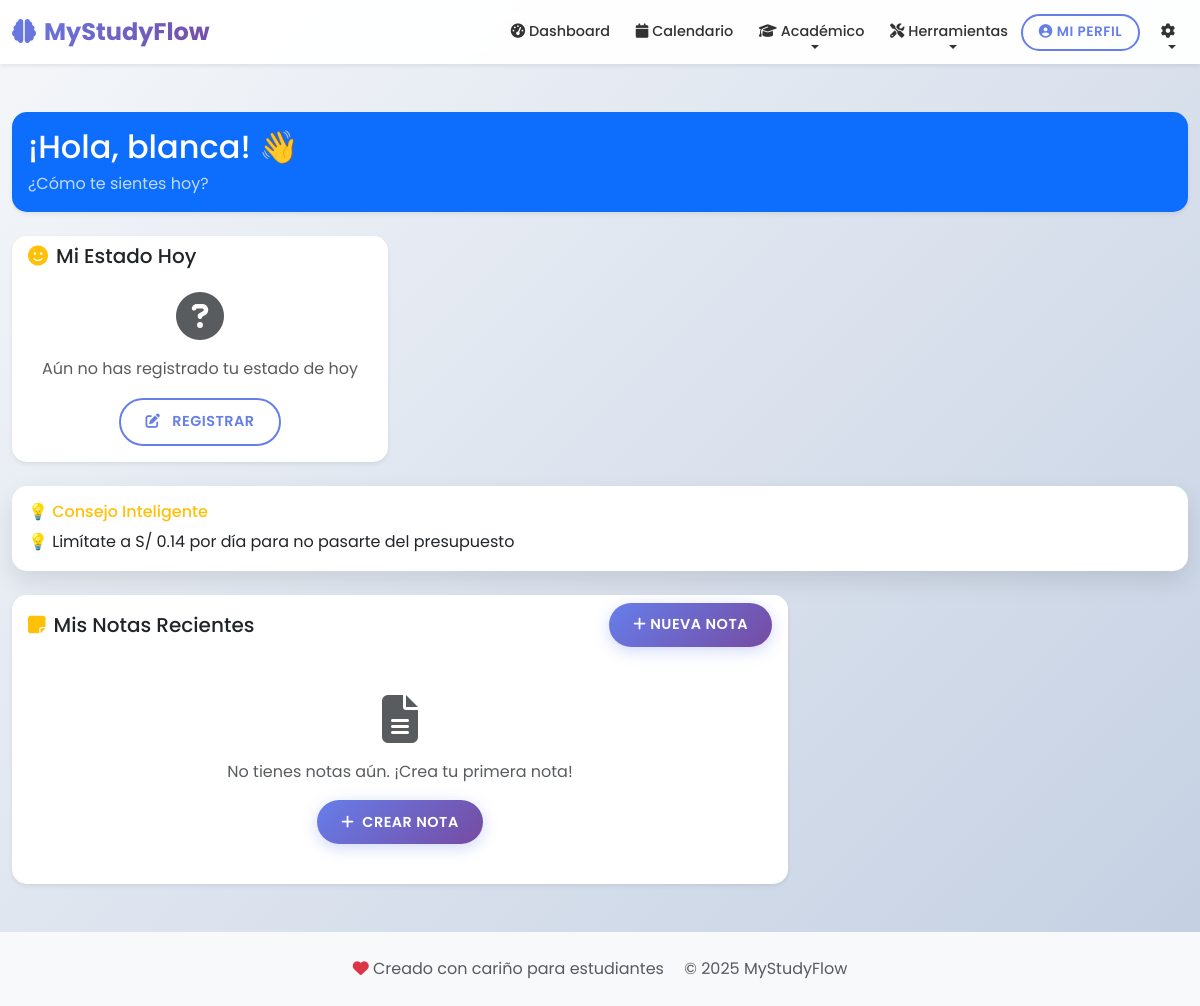
Page /dashboard/ (signed in) on the earlier database version.
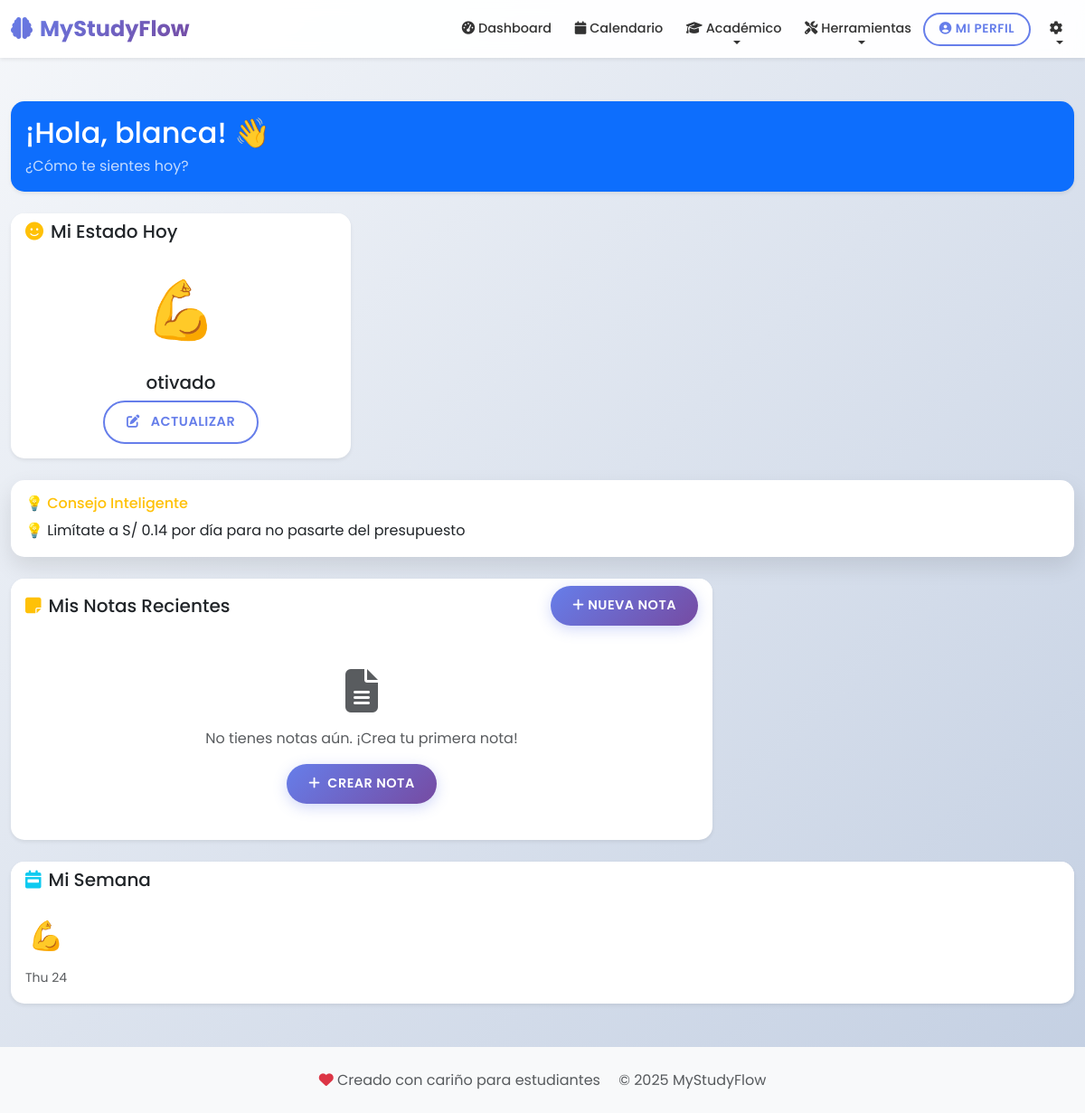
Same page on the later database version.
### studyflow/models.py (models this page shows, shortened)
class EstadoAnimo(models.Model):
    ESTADOS_CHOICES = [
        ('feliz', '😊 Feliz'),
        ('triste', '😢 Triste'),
        ('estresado', '😤 Estresado'),
        ('relajado', '😌 Relajado'),
        ('motivado', '💪 Motivado'),
        ('cansado', '😴 Cansado'),
        ('ansioso', '😰 Ansioso'),
        ('neutral', '😐 Neutral'),
    ]
    NIVEL_CHOICES = [
        (5, 'Muy Bien'),
        (4, 'Bien'),
        (3, 'Regular'),
        (2, 'Mal'),
        (1, 'Muy Mal'),
    ]
    usuario = models.ForeignKey(User, on_delete=models.CASCADE)
    estado = models.CharField(max_length=20, choices=ESTADOS_CHOICES)
    nivel = models.IntegerField(choices=NIVEL_CHOICES, default=3)
    fecha = models.DateField(default=timezone.now)
    comentario = models.TextField(blank=True, max_length=200)
    class Meta:
        unique_together = ['usuario', 'fecha']
        ordering = ['-fecha']

### studyflow/views.py (the view)
# urls.py: path('dashboard/', views.dashboard, name='dashboard'),
@login_required
def dashboard(request):
    hoy = date.today()
    estado_hoy = EstadoAnimo.objects.filter(usuario=request.user, fecha=hoy).first()
    notas_recientes = NotaRapida.objects.filter(usuario=request.user).order_by('-fecha_creacion')[:5]
    eventos_proximos = Evento.objects.filter(
        usuario=request.user,
        fecha_inicio__gte=timezone.now()
    ).order_by('fecha_inicio')[:3]
    estados_semana = EstadoAnimo.objects.filter(
        usuario=request.user,
        fecha__gte=timezone.now() - timedelta(days=7)
    ).order_by('-fecha')
    estados_semana = EstadoAnimo.objects.filter(usuario=request.user)[:7]
    context = {
        'estado_hoy': estado_hoy,
        'notas_recientes': notas_recientes,
        'estados_semana': estados_semana,
    }
    resumen_inteligente = obtener_resumen_dashboard(request.user)
    context = {
        'estado_hoy': estado_hoy,
        'notas_recientes': notas_recientes,
        'estados_semana': estados_semana,
        'control': resumen_inteligente,
    }
    return render(request, 'studyflow/dashboard.html', context)

### studyflow/control.py (called while the page is built)
def obtener_resumen_dashboard(usuario):
    financiero = ControlFinanciero(usuario)
    tareas = ControlTareas(usuario)
    estudio = ControlEstudio(usuario)
    animo = ControlAnimo(usuario)
    total_notas = NotaRapida.objects.filter(usuario=usuario).count()
    return {
        'gastos': financiero.analizar_gastos_detallado(),
        'gastos_por_categoria': financiero.obtener_gastos_por_categoria(),
        'tareas': tareas.obtener_tareas_criticas(),
        'alerta_tareas': tareas.generar_alerta_tareas(),
        'productividad': estudio.resumen_productividad_semanal(),
        'animo': animo.analisis_animo_semanal(),
        'estadisticas_generales': {
            'total_notas': total_notas,
            'fecha_actual': timezone.now().strftime('%d/%m/%Y')
        }
    }

### studyflow/templates/studyflow/dashboard.html (shortened to what the changed rows need)
{% extends 'base.html' %}
{% block content %}
<div class="row mb-4">
    <div class="col-12">
        <div class="card bg-primary text-white shadow-sm">
            <div class="card-body">
                <h2 class="mb-1">¡Hola, {{ user.username }}! 👋</h2>
            </div>
        </div>
    </div>
</div>
<div class="row g-4">
    <div class="col-lg-4">
        <div class="card h-100 shadow-sm">
            <div class="card-body text-center">
                {% if estado_hoy %}
                    <div class="estado-actual">
                        <div class="mb-3">
                            <span class="estado-emoji" style="font-size: 4rem;">
                                {{ estado_hoy.get_estado_display|slice:":2" }}
                            </span>
                        </div>
                        <h5>{{ estado_hoy.get_estado_display|slice:"3:" }}</h5>
                    </div>
                {% else %}
                    <div class="text-muted">
                        <i class="fas fa-question-circle mb-3" style="font-size: 3rem;"></i>
                        <p>Aún no has registrado tu estado de hoy</p>
                    </div>
                {% endif %}
                <a href="{% url 'registrar_estado' %}" class="btn btn-outline-primary">
                    <i class="fas fa-edit me-2"></i>
                    {% if estado_hoy %}Actualizar{% else %}Registrar{% endif %}
                </a>
            </div>
        </div>
    </div>
</div>
{% if estados_semana %}
<div class="row mt-4">
    <div class="col-12">
        <div class="card shadow-sm">
            <div class="card-header bg-white">
                <h5 class="card-title mb-0">
                    <i class="fas fa-calendar-week me-2 text-info"></i>Mi Semana
                </h5>
            </div>
            <div class="card-body">
                <div class="d-flex justify-content-between flex-wrap gap-3">
                    {% for estado in estados_semana %}
                    <div class="text-center">
                        <div class="mb-2">
                            <span style="font-size: 2rem;">{{ estado.get_estado_display|slice:":2" }}</span>
                        </div>
                        <small class="text-muted">{{ estado.fecha|date:"D j" }}</small>
                    </div>
                    {% endfor %}
                </div>
            </div>
        </div>
    </div>
</div>
{% endif %}
{% endblock %}

Differences in the rows shown:
added EstadoAnimo: estado "💪", estado "otivado", fecha "Thu 24"
Other differences:
text no longer shown: "Aún no has registrado tu estado de hoy REGISTRAR"
text now shown: "ACTUALIZAR Mi Semana"
